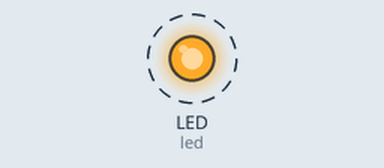
A program run on a simulated CircuitPython board. On the bench: output pins drawn as LEDs (lit = HIGH). Dashed ring = blinking. USB keyboard and mouse output is not drawn; what the program prints to the serial console is not drawn.

Above: at 0.7 s.
Timing chart, 0 to 3.5 s (numbered marks = the images above):
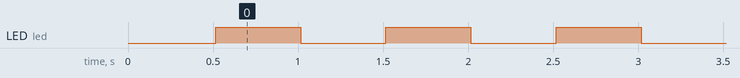

Measured:
- by itself, LED (led): alternates HIGH for 0.50 s and LOW for 0.50 s

The program:

code.py
```python
from time import sleep

import board
import digitalio
import usb_hid
from adafruit_hid.keyboard import Keyboard
from adafruit_hid.keycode import Keycode

led = digitalio.DigitalInOut(board.LED)
led.direction = digitalio.Direction.OUTPUT

kbd = Keyboard(usb_hid.devices)


def main():
    press_and_release()
    while True:
        led.value = not led.value
        print("asdf")
        sleep(0.5)


def press_and_release():
    print("pressing key")
    kbd.press(Keycode.RIGHT_ARROW)
    sleep(0.5)
    kbd.release(Keycode.RIGHT_ARROW)


if __name__ == "__main__":
    main()
```
